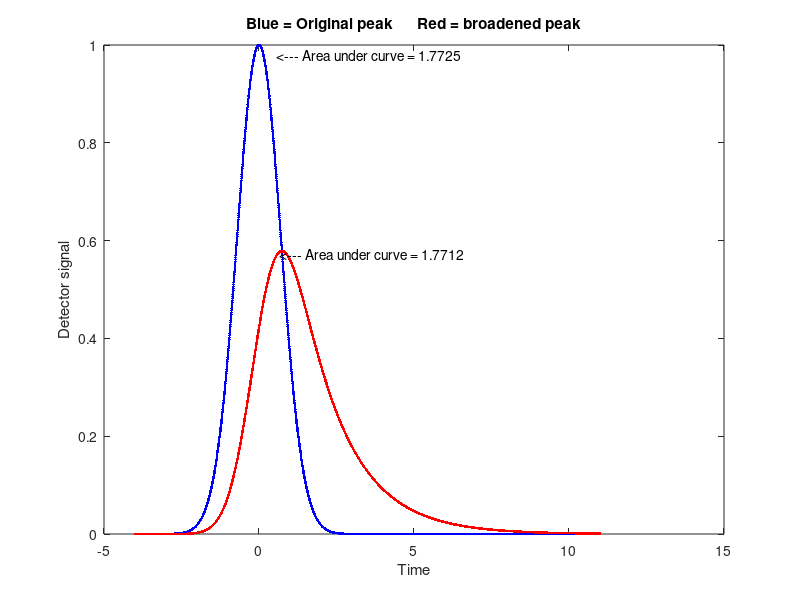

The MATLAB script that drew this image: (Note: this script raises an error after producing the figure.)
function BroadenedPeak
% Matlab/Octave demo function comparing area of a Gaussian peak
% to the area of the same peak after exponential broadening.
Broadening=300; % time constant of exponential broadening function
x=-4:.005:11;
y=exp(-(x).^2); % Gaussian of unit height, peak at x=0; FWHM = 1.6651
y1=ExpBroaden(exp(-(x).^2)',-Broadening); % Apply broadening
OriginalArea=trapz(x,y)  % Trapezoidal numerical integration.
BroadenedArea=trapz(x,y1)  % Trapezoidal numerical integration.
figure(1)
plot(x,y,'.b',x,y1,'.r')
xlabel('Time')
ylabel('Detector signal')
title('Blue = Original peak      Red = broadened peak')
text(0,0.98.*max(y),['      <--- Area under curve = ' num2str(OriginalArea)])
text(0,0.99.*max(y1),['       <--- Area under curve = ' num2str(BroadenedArea)])
OriginalHeight=max(y)
BroadenedHeight=max(y1)
OriginalWidth=halfwidth(x,y)
BroadenedWidth=halfwidth(x,y1)
OriginalArea=OriginalArea
BroadenedArea=BroadenedArea
figure(2)
plot(x,cumsum(y),'.b',x,cumsum(y1),'.r')
xlabel('Time')
ylabel('Cumulative sum of detector signal')
title('Blue = Cumulative sum of original peak      Red = Cumulative sum of broadened peak')

function yb = ExpBroaden(y,t)
% ExpBroaden(y,t) zero pads y and convolutes result by an exponential decay
% of time constant "t" by multiplying Fourier transforms and inverse
% transforming the result.
% Example:
% clg;
% x=1:100:
% y=zeros(size(x));
% y(40:60)=1;
% plot(x,y,x,ExpBroaden(y',-5))
hly=round(length(y)./2);
ey=[y(1).*ones(1,hly)';y;y(length(y)).*ones(1,hly)'];
fy=fft(ey);
a=exp(-(1:length(fy))./t);
fa=fft(a);
fy1=fy.*fa';
ybz=real(ifft(fy1))./sum(a);
yb=ybz(hly+2:length(ybz)-hly+1);
